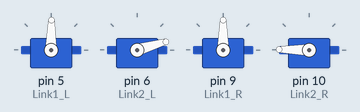
A sketch run on a simulated Arduino Uno, built with avr-gcc and run on an emulated ATmega328P. Parts: 4 × servo.

Above: at 0.05 s.
At 1.75 s:
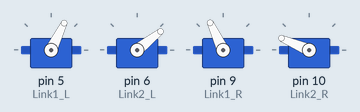
At 3.55 s:
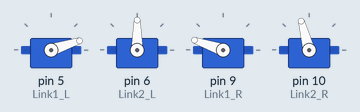
At 7.15 s:
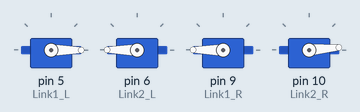
At 10.75 s:
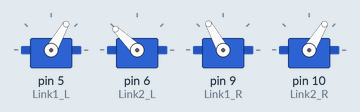
At 14.35 s:
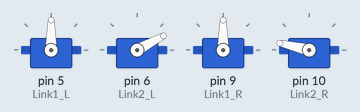
Timing chart, 0 to 20.1 s (numbered marks = the images above):
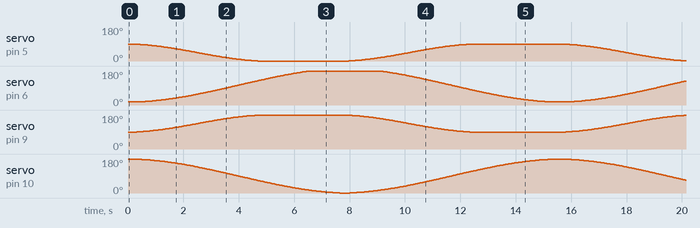

The sketch:

ServoMovingSmoothly.ino
```cpp
#include <Servo.h>

Servo Link1_L;
Servo Link1_R;
Servo Link2_L;
Servo Link2_R;
int offset = 90;

void setup() {
  Link1_L.attach(5);
  Link2_L.attach(6);
  Link1_R.attach(9);
  Link2_R.attach(10);

}


double theta1(double theta_s, double theta_e, double tf)
{
  double a0, a1, a2, a3;
  static unsigned long ts;
  static double endt;
  static double thet;
  double t;

  if (endt != theta_e)
  {
    ts = millis();
    endt = theta_e;
  }
  a0 = theta_s;
  a1 = 0;
  a2 = 3 / (tf * tf) * (theta_e - theta_s);
  a3 = -2 / (tf * tf * tf) * (theta_e - theta_s);
  t = (double)(millis() - ts) / 1000;


  if (t <= tf)
  {

    thet = a0 + a1 * t + a2 * t * t + a3 * t * t * t;
  }

  return thet;
}
double theta2(double theta_s, double theta_e, double tf)
{
  double a0, a1, a2, a3;
  static unsigned long ts;
  static double endt;
  static double thet;
  double t;

  if (endt != theta_e)
  {
    ts = millis();
    endt = theta_e;
  }
  a0 = theta_s;
  a1 = 0;
  a2 = 3 / (tf * tf) * (theta_e - theta_s);
  a3 = -2 / (tf * tf * tf) * (theta_e - theta_s);
  t = (double)(millis() - ts) / 1000;


  if (t <= tf)
  {

    thet = a0 + a1 * t + a2 * t * t + a3 * t * t * t;
  }

  return thet;
}
double ang, ang2;
int state = 1;

void loop() {

  if (state == 1)  {
    ang = theta1(180, 0, 8);
    ang2 = theta2(90, 180, 5);
  }
  if (state == 2)  {
    ang = theta1(0, 180, 8);
    ang2 = theta2(180, 90, 5);
  }
  if (ang < 1) state = 2;
  if (ang > 179.8) state = 1;

  Link1_L.write(180 - ang2);
  Link1_R.write(ang2);
  Link2_L.write(196 - ang);
  Link2_R.write(ang);

}
```
